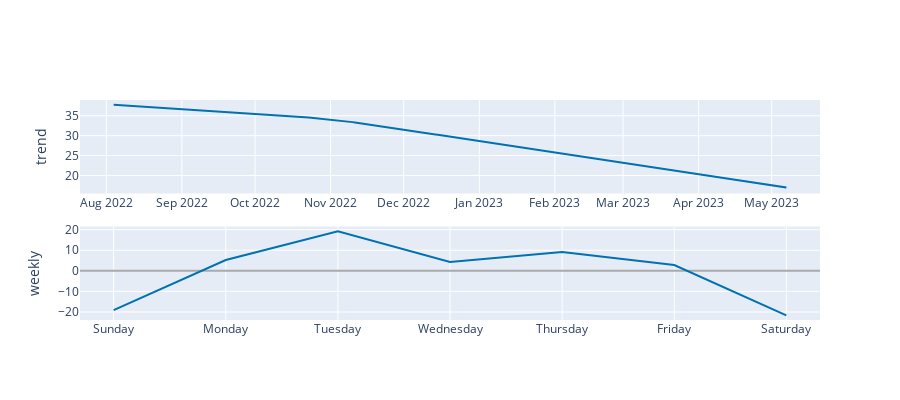

Here is the notebook cell this chart was saved with:
### Code cell
plot_components_plotly(m, forecast)

### Figure 1 — Plotly figure (JSON) as saved in the notebook; plotly's stock layout.template omitted (floating-point values rounded to 4 significant figures; data arrays with more than 128 entries replaced by an {"elided": "..."} marker saying what was removed)
{"data": [{"line": {"color": "#0072B2", "width": 2}, "mode": "lines", "name": "trend", "type": "scatter", "x": {"elided": "271 str values"}, "xaxis": "x", "y": {"elided": "271 float values"}, "yaxis": "y"}, {"line": {"color": "rgba(0, 114, 178, 0.2)", "width": 0}, "mode": "lines", "name": "trend_upper", "type": "scatter", "x": {"elided": "271 str values"}, "xaxis": "x", "y": {"elided": "271 float values"}, "yaxis": "y"}, {"fill": "tonexty", "fillcolor": "rgba(0, 114, 178, 0.2)", "line": {"color": "rgba(0, 114, 178, 0.2)", "width": 0}, "mode": "lines", "name": "trend_lower", "type": "scatter", "x": {"elided": "271 str values"}, "xaxis": "x", "y": {"elided": "271 float values"}, "yaxis": "y"}, {"line": {"color": "#0072B2", "width": 2}, "mode": "lines", "name": "weekly", "type": "scatter", "x": ["2017-01-01T00:00:00", "2017-01-02T00:00:00", "2017-01-03T00:00:00", "2017-01-04T00:00:00", "2017-01-05T00:00:00", "2017-01-06T00:00:00", "2017-01-07T00:00:00"], "xaxis": "x2", "y": [-19.08, 5.231, 19.27, 4.309, 9.107, 2.791, -21.63], "yaxis": "y2"}], "layout": {"height": 400, "showlegend": false, "width": 900, "xaxis": {"anchor": "y", "domain": [0, 1], "range": ["2022-07-21T04:48:00", "2023-05-20T19:12:00"], "type": "date"}, "xaxis2": {"anchor": "y2", "domain": [0, 1], "range": ["2016-12-31T16:48:00", "2017-01-07T07:12:00"], "tickformat": "%A", "type": "date"}, "yaxis": {"anchor": "x", "domain": [0.575, 1], "rangemode": "normal", "title": {"text": "trend"}, "zerolinecolor": "#AAA"}, "yaxis2": {"anchor": "x2", "domain": [0, 0.425], "title": {"text": "weekly"}, "zerolinecolor": "#AAA"}}}
